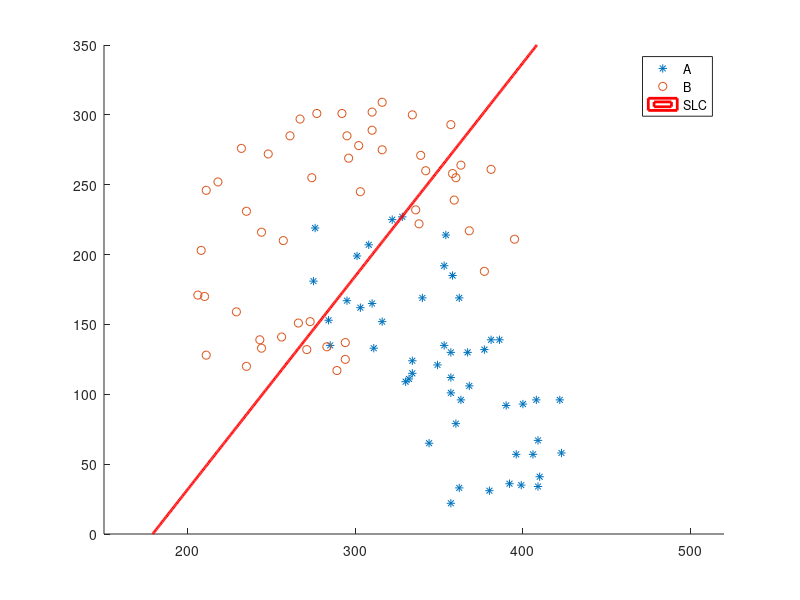

Write MATLAB code to recreate this figure.
%% SLC_C1
close all;    
clear all;  
clc;    
load assign32018.mat;
id_a=randperm(200,50);
a_r=a(id_a,:);
id_b=randperm(200,50);
b_r=b(id_b,:);
scatter(a_r(:,1),a_r(:,2),'*','DisplayName','A');
hold on;
scatter(b_r(:,1),b_r(:,2),'DisplayName','B');
%% SLC
% id_r_a=randperm(200,1);
% mean_a=a(id_r_a,:);
% id_r_b=randperm(200,1);
% mean_b=b(id_r_b,:);
% x_M = linspace(150, 520, 500);
% y_M = linspace(0, 350, 500);
% z_M = zeros(length(x_M), length(y_M));
% for i=1:length(x_M)
%     for j=1:length(y_M)
%         z_M(i,j)=sqrt(((x_M(i)-mean_a(1))^2 + (y_M(j)-mean_a(2))^2))-sqrt(((x_M(i)- mean_b(1))^2 + (y_M(j)- mean_b(2))^2));
%     end
% end
% z_M=z_M';
% contour(x_M,y_M,z_M,[0, 0],'LineWidth', 2,'LineColor','r','DisplayName','MED');
% legend('show');
%% errorSLC
classA=a_r;
classB=b_r;
error_SLC = zeros(10,1);
mean_a_plot = zeros(10,2);
mean_b_plot = zeros(10,2);
for k = 1:10
    id_r_a=randperm(200,1);
    mean_a=a(id_r_a,:);
    id_r_b=randperm(200,1);
    mean_b=b(id_r_b,:);
    mean_a_plot(k,:)=mean_a;
    mean_b_plot(k,:)=mean_b;
    
    Class = [classA; classB];
    % add labels
    Class(1:50, 3) = 1;
    Class(51:100, 3) = 2;
    z = zeros(length(Class),1);
    for n = 1:50
        sampleA = classA;
        sampleB = classB;
        % get rid of 1 data 
        sampleA(n,:) = 0;
        sampleB(n,:) = 0;
        sample = [sampleA;sampleB];
        % calculate the mean of sample A
        meanClassA = mean_a;
        meanClassB = mean_b;
        z(n) = (Class(n,1)- meanClassA(1))^2 + (Class(n,2)- meanClassA(2))^2 ...
                    - ((Class(n,1)- meanClassB(1))^2 + (Class(n,2)- meanClassB(2))^2);

        z(n+50) = (Class(n+50,1)- meanClassA(1))^2 + (Class(n+50,2)- meanClassA(2))^2 ...
                    - ((Class(n+50,1)- meanClassB(1))^2 + (Class(n+50,2)- meanClassB(2))^2);
           if z(n)>0
                    z(n) = 2;
                else
                    z(n) = 1;
           end

           if z(n+50)>0
                    z(n+50) = 2;
                else
                    z(n+50) = 1;
           end
    end
    errMED = sum(abs(z(1:50)-1)+abs(z(51:100)-2))/100;
    error_SLC(k,1) = errMED;
end
min_of_error_SLC=min(error_SLC)
id_row = find(error_SLC==min(error_SLC))
%%
mean_a_plot = mean_a_plot(id_row,:);
mean_b_plot = mean_b_plot(id_row,:);
 
x_M = linspace(150, 520, 500);
y_M = linspace(0, 350, 500);
z_M = zeros(length(x_M), length(y_M));
for i=1:length(x_M)
    for j=1:length(y_M)
        z_M(i,j)=sqrt(((x_M(i)-mean_a_plot(1))^2 + (y_M(j)-mean_a_plot(2))^2))-sqrt(((x_M(i)- mean_b_plot(1))^2 + (y_M(j)- mean_b_plot(2))^2));
    end
end
z_M=z_M';
contour(x_M,y_M,z_M,[0, 0],'LineWidth', 2,'LineColor','r','DisplayName','SLC');
legend('show');